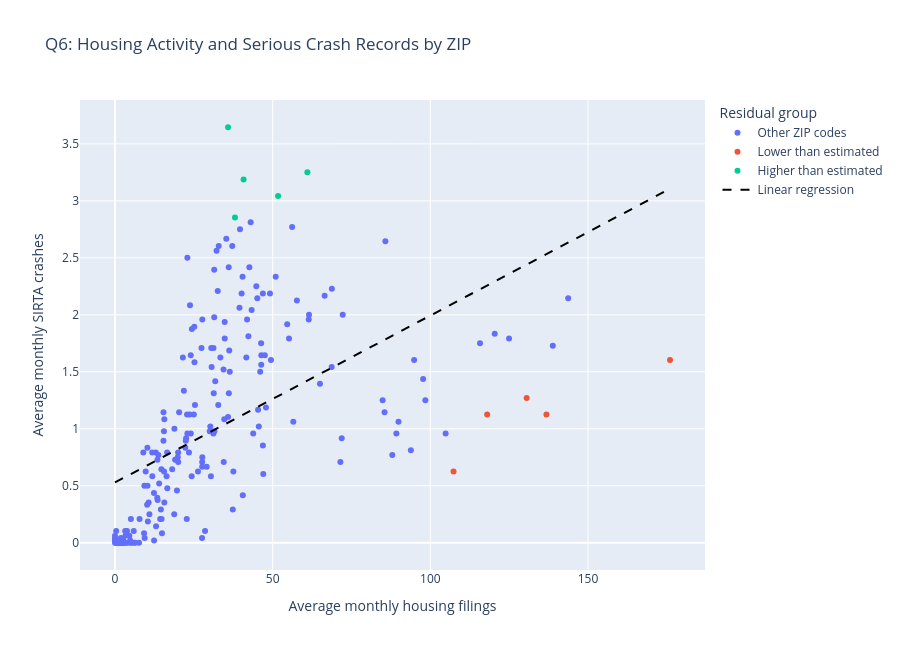

The notebook cell this image was saved under:
### Markdown cell above
### Q6 (M3)
**Question:** Which ZIP codes have more or fewer SIRTA transportation safety records than expected based on their housing filing activity?

**Planned chart:** ZIP-level scatter plot comparing average monthly housing filings and serious crash counts, with a linear regression trendline and highlighted ZIP codes showing the largest positive and negative residuals.

**Why this chart answers the question:** Q6 investigates whether ZIP codes with more housing filing activity also tend to have more serious transportation crashes. Each point represents one ZIP code, with its total filings and serious crash records aggregated across the complete years 2022–2025 and converted into monthly averages. A regression line provides an estimated crash count based on housing activity. The vertical distance between each point and the line is its residual. ZIP codes above the line have more serious crash records than the fitted model estimates, while those below have fewer. Highlighting the five largest positive and negative residuals makes it easier to identify ZIP codes that differ most from the overall pattern.

**Result and interpretation:** Across 226 ZIP codes, housing filing activity and serious crash records show a moderate positive association (Pearson correlation = 0.538, R² = 0.290). The fitted regression equation is approximately monthly serious crashes = 0.0146 × monthly housing filings + 0.5293. This means housing filing activity explains approximately 29% of the variation in average monthly serious crash counts across ZIP codes in this simple linear model, leaving most variation unexplained. ZIP code 11236 in Brooklyn has the largest positive residual, recording approximately 3.646 serious crashes per month compared with 1.054 estimated by the model, a difference of +2.592 crashes per month. Other ZIP codes with higher-than-estimated records include 11234, 11207, 10456 and 11212. By contrast, ZIP code 10022 in Manhattan records approximately 1.604 serious crashes per month compared with 3.106 estimated, a residual of -1.502. Other lower-than-estimated ZIP codes include 10014, 10011, 10003 and 10013. These findings suggest that filing activity is associated with crash counts, but additional factors are necessary to understand why some ZIP codes have more or fewer crashes than estimated.

**Caveats:** This analysis is descriptive and does not establish causation. Housing filings are administrative records rather than direct measurements of construction activity, and SIRTA records represent a specific subset of serious transportation crashes. ZIP codes differ in population, street length, traffic exposure and geographic size, but the regression does not adjust for these factors. Some crash records cannot be assigned to ZIP codes, and spatially recovered ZIP codes have geographic uncertainty. The analysis combines the four complete years from 2022 to 2025, so it does not capture differences in timing within those years. A simple linear model may not adequately describe the relationship, particularly for ZIP codes with unusually high counts. Residuals identify differences from the fitted line, not statistically validated safety outcomes.

### Code cell
from pathlib import Path
import pandas as pd
import numpy as np
import plotly.express as px

ROOT = Path.cwd() if (Path.cwd() / "data").exists() else Path.cwd().parent

zip_year = pd.read_csv(
    ROOT / "data/clean/zip_year_integrated.csv",
    dtype={"zip": str}
)

# Use the complete years 2022–2025.
data_q6 = zip_year[
    zip_year["year"].between(2022, 2025)
].copy()

# One point per ZIP code, combining all four years.
zip_analysis = (
    data_q6.groupby("zip", as_index=False)
    .agg(
        housing_filings=("h_filings_total", "sum"),
        sirta_crashes=("t_crashes", "sum"),
        borough=("borough", "first")
    )
)

# Four years = 48 months
zip_analysis["filings_per_month"] = zip_analysis["housing_filings"] / 48
zip_analysis["sirta_per_month"] = zip_analysis["sirta_crashes"] / 48

x = zip_analysis["filings_per_month"].to_numpy(dtype=float)
y = zip_analysis["sirta_per_month"].to_numpy(dtype=float)

# Fit the linear regression model
slope, intercept = np.polyfit(x, y, 1)

zip_analysis["predicted_sirta"] = slope * x + intercept

# Residual = actual - predicted
zip_analysis["residual"] = (
    zip_analysis["sirta_per_month"]
    - zip_analysis["predicted_sirta"]
)

# Highlight the five highest and five lowest residuals
zip_analysis["category"] = "Other ZIP codes"

high_idx = zip_analysis.nlargest(5, "residual").index
low_idx = zip_analysis.nsmallest(5, "residual").index

zip_analysis.loc[high_idx, "category"] = "Higher than estimated"
zip_analysis.loc[low_idx, "category"] = "Lower than estimated"

fig_q6 = px.scatter(
    zip_analysis,
    x="filings_per_month",
    y="sirta_per_month",
    color="category",
    hover_name="zip",
    hover_data=[
        "borough",
        "housing_filings",
        "sirta_crashes",
        "predicted_sirta",
        "residual"
    ],
    title="Q6: Housing Activity and Serious Crash Records by ZIP",
    labels={
        "filings_per_month": "Average monthly housing filings",
        "sirta_per_month": "Average monthly SIRTA crashes",
        "category": "Residual group"
    }
)

# Draw fitted regression line
line_x = np.linspace(x.min(), x.max(), 100)

fig_q6.add_scatter(
    x=line_x,
    y=slope * line_x + intercept,
    mode="lines",
    name="Linear regression",
    line=dict(color="black", dash="dash")
)

fig_q6.update_layout(height=650)
fig_q6.show()

# Numerical summaries for the notebook
correlation = zip_analysis[
    ["filings_per_month", "sirta_per_month"]
].corr().iloc[0, 1]

r_squared = correlation ** 2

print("Q6 Results")
print("ZIP codes analyzed:", len(zip_analysis))
print("Pearson correlation:", round(correlation, 3))
print("R-squared:", round(r_squared, 3))
print("Regression slope:", round(slope, 4))
print("Regression intercept:", round(intercept, 4))

print("\nFive ZIP codes with more crashes than estimated:")
display(
    zip_analysis.nlargest(5, "residual")[
        ["zip", "borough", "filings_per_month",
         "sirta_per_month", "predicted_sirta", "residual"]
    ].round(3)
)

print("\nFive ZIP codes with fewer crashes than estimated:")
display(
    zip_analysis.nsmallest(5, "residual")[
        ["zip", "borough", "filings_per_month",
         "sirta_per_month", "predicted_sirta", "residual"]
    ].round(3)
)

### Figure 1 — Plotly figure (JSON) as saved in the notebook; plotly's stock layout.template omitted (floating-point values rounded to 4 significant figures; data arrays with more than 128 entries replaced by an {"elided": "..."} marker saying what was removed)
{"data": [{"customdata": {"elided": "216x5 mixed values"}, "hovertemplate": "<b>%{hovertext}</b><br><br>Residual group=Other ZIP codes<br>Average monthly housing filings=%{x}<br>Average monthly SIRTA crashes=%{y}<br>borough=%{customdata[0]}<br>housing_filings=%{customdata[1]}<br>sirta_crashes=%{customdata[2]}<br>predicted_sirta=%{customdata[3]}<br>residual=%{customdata[4]}<extra></extra>", "hovertext": {"elided": "216 str values"}, "legendgroup": "Other ZIP codes", "marker": {"color": "#636efa", "symbol": "circle"}, "mode": "markers", "name": "Other ZIP codes", "orientation": "v", "showlegend": true, "type": "scatter", "x": {"elided": "216 float values"}, "xaxis": "x", "y": {"elided": "216 float values"}, "yaxis": "y"}, {"customdata": [["Manhattan", 6266, 61, 2.441, -1.17], ["Manhattan", 6567, 54, 2.533, -1.408], ["Manhattan", 5665, 54, 2.257, -1.132], ["Manhattan", 5153, 30, 2.101, -1.476], ["Manhattan", 8448, 77, 3.106, -1.502]], "hovertemplate": "<b>%{hovertext}</b><br><br>Residual group=Lower than estimated<br>Average monthly housing filings=%{x}<br>Average monthly SIRTA crashes=%{y}<br>borough=%{customdata[0]}<br>housing_filings=%{customdata[1]}<br>sirta_crashes=%{customdata[2]}<br>predicted_sirta=%{customdata[3]}<br>residual=%{customdata[4]}<extra></extra>", "hovertext": ["10003", "10011", "10013", "10014", "10022"], "legendgroup": "Lower than estimated", "marker": {"color": "#EF553B", "symbol": "circle"}, "mode": "markers", "name": "Lower than estimated", "orientation": "v", "showlegend": true, "type": "scatter", "x": [130.5, 136.8, 118.0, 107.4, 176.0], "xaxis": "x", "y": [1.271, 1.125, 1.125, 0.625, 1.604], "yaxis": "y"}, {"customdata": [["Bronx", 1826, 137, 1.086, 1.768], ["Brooklyn", 2928, 156, 1.423, 1.827], ["Brooklyn", 2482, 146, 1.286, 1.755], ["Brooklyn", 1957, 153, 1.126, 2.061], ["Brooklyn", 1721, 175, 1.054, 2.592]], "hovertemplate": "<b>%{hovertext}</b><br><br>Residual group=Higher than estimated<br>Average monthly housing filings=%{x}<br>Average monthly SIRTA crashes=%{y}<br>borough=%{customdata[0]}<br>housing_filings=%{customdata[1]}<br>sirta_crashes=%{customdata[2]}<br>predicted_sirta=%{customdata[3]}<br>residual=%{customdata[4]}<extra></extra>", "hovertext": ["10456", "11207", "11212", "11234", "11236"], "legendgroup": "Higher than estimated", "marker": {"color": "#00cc96", "symbol": "circle"}, "mode": "markers", "name": "Higher than estimated", "orientation": "v", "showlegend": true, "type": "scatter", "x": [38.04, 61.0, 51.71, 40.77, 35.85], "xaxis": "x", "y": [2.854, 3.25, 3.042, 3.188, 3.646], "yaxis": "y"}, {"line": {"color": "black", "dash": "dash"}, "mode": "lines", "name": "Linear regression", "type": "scatter", "x": [0.0, 1.778, 3.556, 5.333, 7.111, 8.889, 10.67, 12.44, 14.22, 16.0, 17.78, 19.56, 21.33, 23.11, 24.89, 26.67, 28.44, 30.22, 32.0, 33.78, 35.56, 37.33, 39.11, 40.89, 42.67, 44.44, 46.22, 48.0, 49.78, 51.56, 53.33, 55.11, 56.89, 58.67, 60.44, 62.22, 64.0, 65.78, 67.56, 69.33, 71.11, 72.89, 74.67, 76.44, 78.22, 80.0, 81.78, 83.56, 85.33, 87.11, 88.89, 90.67, 92.44, 94.22, 96.0, 97.78, 99.56, 101.3, 103.1, 104.9, 106.7, 108.4, 110.2, 112.0, 113.8, 115.6, 117.3, 119.1, 120.9, 122.7, 124.4, 126.2, 128.0, 129.8, 131.6, 133.3, 135.1, 136.9, 138.7, 140.4, 142.2, 144.0, 145.8, 147.6, 149.3, 151.1, 152.9, 154.7, 156.4, 158.2, 160.0, 161.8, 163.6, 165.3, 167.1, 168.9, 170.7, 172.4, 174.2, 176.0], "y": [0.5293, 0.5553, 0.5813, 0.6074, 0.6334, 0.6594, 0.6855, 0.7115, 0.7375, 0.7636, 0.7896, 0.8156, 0.8416, 0.8677, 0.8937, 0.9197, 0.9458, 0.9718, 0.9978, 1.024, 1.05, 1.076, 1.102, 1.128, 1.154, 1.18, 1.206, 1.232, 1.258, 1.284, 1.31, 1.336, 1.362, 1.388, 1.414, 1.44, 1.466, 1.492, 1.518, 1.545, 1.571, 1.597, 1.623, 1.649, 1.675, 1.701, 1.727, 1.753, 1.779, 1.805, 1.831, 1.857, 1.883, 1.909, 1.935, 1.961, 1.987, 2.013, 2.039, 2.065, 2.091, 2.117, 2.143, 2.169, 2.195, 2.221, 2.247, 2.273, 2.299, 2.326, 2.352, 2.378, 2.404, 2.43, 2.456, 2.482, 2.508, 2.534, 2.56, 2.586, 2.612, 2.638, 2.664, 2.69, 2.716, 2.742, 2.768, 2.794, 2.82, 2.846, 2.872, 2.898, 2.924, 2.95, 2.976, 3.002, 3.028, 3.054, 3.08, 3.106]}], "layout": {"height": 650, "legend": {"title": {"text": "Residual group"}, "tracegroupgap": 0}, "title": {"text": "Q6: Housing Activity and Serious Crash Records by ZIP"}, "xaxis": {"anchor": "y", "domain": [0, 1], "title": {"text": "Average monthly housing filings"}}, "yaxis": {"anchor": "x", "domain": [0, 1], "title": {"text": "Average monthly SIRTA crashes"}}}}
